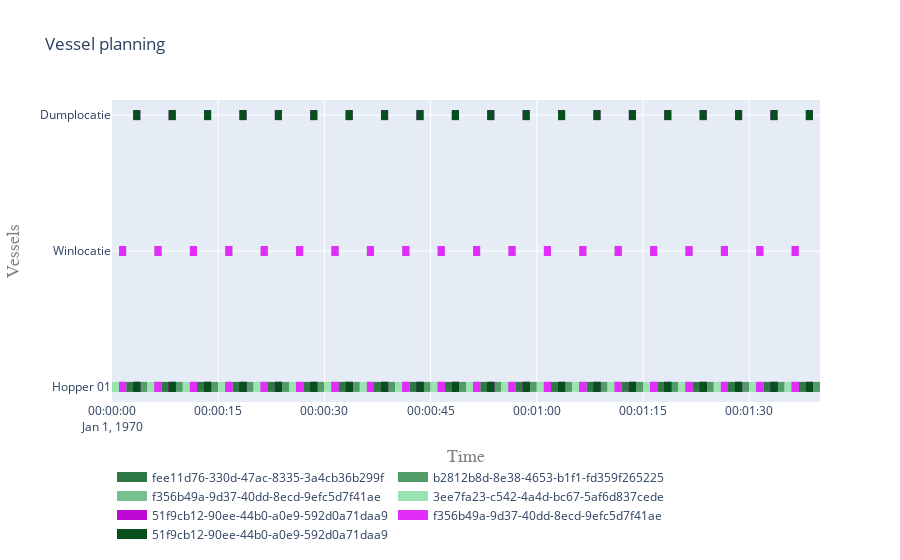

Notebook code for this chart:
### Code cell
plot.vessel_planning([hopper, from_site, to_site])

### Figure 1 — Plotly figure (JSON) as saved in the notebook; plotly's stock layout.template omitted (floating-point values rounded to 4 significant figures; data arrays with more than 128 entries replaced by an {"elided": "..."} marker saying what was removed)
{"data": [{"connectgaps": false, "hoverinfo": "y+name", "line": {"color": "rgb(46,120,69)", "width": 10}, "mode": "lines", "name": "fee11d76-330d-47ac-8335-3a4cb36b299f", "type": "scatter", "x": ["1970-01-01T00:00:02", "1970-01-01T00:00:02", "1970-01-01T00:00:03", "1970-01-01T00:00:03", "1970-01-01T00:00:03", "1970-01-01T00:00:07", "1970-01-01T00:00:07", "1970-01-01T00:00:08", "1970-01-01T00:00:08", "1970-01-01T00:00:08", "1970-01-01T00:00:12", "1970-01-01T00:00:12", "1970-01-01T00:00:13", "1970-01-01T00:00:13", "1970-01-01T00:00:13", "1970-01-01T00:00:17", "1970-01-01T00:00:17", "1970-01-01T00:00:18", "1970-01-01T00:00:18", "1970-01-01T00:00:18", "1970-01-01T00:00:22", "1970-01-01T00:00:22", "1970-01-01T00:00:23", "1970-01-01T00:00:23", "1970-01-01T00:00:23", "1970-01-01T00:00:27", "1970-01-01T00:00:27", "1970-01-01T00:00:28", "1970-01-01T00:00:28", "1970-01-01T00:00:28", "1970-01-01T00:00:32", "1970-01-01T00:00:32", "1970-01-01T00:00:33", "1970-01-01T00:00:33", "1970-01-01T00:00:33", "1970-01-01T00:00:37", "1970-01-01T00:00:37", "1970-01-01T00:00:38", "1970-01-01T00:00:38", "1970-01-01T00:00:38", "1970-01-01T00:00:42", "1970-01-01T00:00:42", "1970-01-01T00:00:43", "1970-01-01T00:00:43", "1970-01-01T00:00:43", "1970-01-01T00:00:47", "1970-01-01T00:00:47", "1970-01-01T00:00:48", "1970-01-01T00:00:48", "1970-01-01T00:00:48", "1970-01-01T00:00:52", "1970-01-01T00:00:52", "1970-01-01T00:00:53", "1970-01-01T00:00:53", "1970-01-01T00:00:53", "1970-01-01T00:00:57", "1970-01-01T00:00:57", "1970-01-01T00:00:58", "1970-01-01T00:00:58", "1970-01-01T00:00:58", "1970-01-01T00:01:02", "1970-01-01T00:01:02", "1970-01-01T00:01:03", "1970-01-01T00:01:03", "1970-01-01T00:01:03", "1970-01-01T00:01:07", "1970-01-01T00:01:07", "1970-01-01T00:01:08", "1970-01-01T00:01:08", "1970-01-01T00:01:08", "1970-01-01T00:01:12", "1970-01-01T00:01:12", "1970-01-01T00:01:13", "1970-01-01T00:01:13", "1970-01-01T00:01:13", "1970-01-01T00:01:17", "1970-01-01T00:01:17", "1970-01-01T00:01:18", "1970-01-01T00:01:18", "1970-01-01T00:01:18", "1970-01-01T00:01:22", "1970-01-01T00:01:22", "1970-01-01T00:01:23", "1970-01-01T00:01:23", "1970-01-01T00:01:23", "1970-01-01T00:01:27", "1970-01-01T00:01:27", "1970-01-01T00:01:28", "1970-01-01T00:01:28", "1970-01-01T00:01:28", "1970-01-01T00:01:32", "1970-01-01T00:01:32", "1970-01-01T00:01:33", "1970-01-01T00:01:33", "1970-01-01T00:01:33", "1970-01-01T00:01:37", "1970-01-01T00:01:37", "1970-01-01T00:01:38", "1970-01-01T00:01:38", "1970-01-01T00:01:38"], "y": ["Hopper 01", "Hopper 01", "Hopper 01", "Hopper 01", null, "Hopper 01", "Hopper 01", "Hopper 01", "Hopper 01", null, "Hopper 01", "Hopper 01", "Hopper 01", "Hopper 01", null, "Hopper 01", "Hopper 01", "Hopper 01", "Hopper 01", null, "Hopper 01", "Hopper 01", "Hopper 01", "Hopper 01", null, "Hopper 01", "Hopper 01", "Hopper 01", "Hopper 01", null, "Hopper 01", "Hopper 01", "Hopper 01", "Hopper 01", null, "Hopper 01", "Hopper 01", "Hopper 01", "Hopper 01", null, "Hopper 01", "Hopper 01", "Hopper 01", "Hopper 01", null, "Hopper 01", "Hopper 01", "Hopper 01", "Hopper 01", null, "Hopper 01", "Hopper 01", "Hopper 01", "Hopper 01", null, "Hopper 01", "Hopper 01", "Hopper 01", "Hopper 01", null, "Hopper 01", "Hopper 01", "Hopper 01", "Hopper 01", null, "Hopper 01", "Hopper 01", "Hopper 01", "Hopper 01", null, "Hopper 01", "Hopper 01", "Hopper 01", "Hopper 01", null, "Hopper 01", "Hopper 01", "Hopper 01", "Hopper 01", null, "Hopper 01", "Hopper 01", "Hopper 01", "Hopper 01", null, "Hopper 01", "Hopper 01", "Hopper 01", "Hopper 01", null, "Hopper 01", "Hopper 01", "Hopper 01", "Hopper 01", null, "Hopper 01", "Hopper 01", "Hopper 01", "Hopper 01", null]}, {"connectgaps": false, "hoverinfo": "y+name", "line": {"color": "rgb(82,156,105)", "width": 10}, "mode": "lines", "name": "b2812b8d-8e38-4653-b1f1-fd359f265225", "type": "scatter", "x": ["1970-01-01T00:00:04", "1970-01-01T00:00:04", "1970-01-01T00:00:05", "1970-01-01T00:00:05", "1970-01-01T00:00:05", "1970-01-01T00:00:09", "1970-01-01T00:00:09", "1970-01-01T00:00:10", "1970-01-01T00:00:10", "1970-01-01T00:00:10", "1970-01-01T00:00:14", "1970-01-01T00:00:14", "1970-01-01T00:00:15", "1970-01-01T00:00:15", "1970-01-01T00:00:15", "1970-01-01T00:00:19", "1970-01-01T00:00:19", "1970-01-01T00:00:20", "1970-01-01T00:00:20", "1970-01-01T00:00:20", "1970-01-01T00:00:24", "1970-01-01T00:00:24", "1970-01-01T00:00:25", "1970-01-01T00:00:25", "1970-01-01T00:00:25", "1970-01-01T00:00:29", "1970-01-01T00:00:29", "1970-01-01T00:00:30", "1970-01-01T00:00:30", "1970-01-01T00:00:30", "1970-01-01T00:00:34", "1970-01-01T00:00:34", "1970-01-01T00:00:35", "1970-01-01T00:00:35", "1970-01-01T00:00:35", "1970-01-01T00:00:39", "1970-01-01T00:00:39", "1970-01-01T00:00:40", "1970-01-01T00:00:40", "1970-01-01T00:00:40", "1970-01-01T00:00:44", "1970-01-01T00:00:44", "1970-01-01T00:00:45", "1970-01-01T00:00:45", "1970-01-01T00:00:45", "1970-01-01T00:00:49", "1970-01-01T00:00:49", "1970-01-01T00:00:50", "1970-01-01T00:00:50", "1970-01-01T00:00:50", "1970-01-01T00:00:54", "1970-01-01T00:00:54", "1970-01-01T00:00:55", "1970-01-01T00:00:55", "1970-01-01T00:00:55", "1970-01-01T00:00:59", "1970-01-01T00:00:59", "1970-01-01T00:01:00", "1970-01-01T00:01:00", "1970-01-01T00:01:00", "1970-01-01T00:01:04", "1970-01-01T00:01:04", "1970-01-01T00:01:05", "1970-01-01T00:01:05", "1970-01-01T00:01:05", "1970-01-01T00:01:09", "1970-01-01T00:01:09", "1970-01-01T00:01:10", "1970-01-01T00:01:10", "1970-01-01T00:01:10", "1970-01-01T00:01:14", "1970-01-01T00:01:14", "1970-01-01T00:01:15", "1970-01-01T00:01:15", "1970-01-01T00:01:15", "1970-01-01T00:01:19", "1970-01-01T00:01:19", "1970-01-01T00:01:20", "1970-01-01T00:01:20", "1970-01-01T00:01:20", "1970-01-01T00:01:24", "1970-01-01T00:01:24", "1970-01-01T00:01:25", "1970-01-01T00:01:25", "1970-01-01T00:01:25", "1970-01-01T00:01:29", "1970-01-01T00:01:29", "1970-01-01T00:01:30", "1970-01-01T00:01:30", "1970-01-01T00:01:30", "1970-01-01T00:01:34", "1970-01-01T00:01:34", "1970-01-01T00:01:35", "1970-01-01T00:01:35", "1970-01-01T00:01:35", "1970-01-01T00:01:39", "1970-01-01T00:01:39", "1970-01-01T00:01:40", "1970-01-01T00:01:40", "1970-01-01T00:01:40"], "y": ["Hopper 01", "Hopper 01", "Hopper 01", "Hopper 01", null, "Hopper 01", "Hopper 01", "Hopper 01", "Hopper 01", null, "Hopper 01", "Hopper 01", "Hopper 01", "Hopper 01", null, "Hopper 01", "Hopper 01", "Hopper 01", "Hopper 01", null, "Hopper 01", "Hopper 01", "Hopper 01", "Hopper 01", null, "Hopper 01", "Hopper 01", "Hopper 01", "Hopper 01", null, "Hopper 01", "Hopper 01", "Hopper 01", "Hopper 01", null, "Hopper 01", "Hopper 01", "Hopper 01", "Hopper 01", null, "Hopper 01", "Hopper 01", "Hopper 01", "Hopper 01", null, "Hopper 01", "Hopper 01", "Hopper 01", "Hopper 01", null, "Hopper 01", "Hopper 01", "Hopper 01", "Hopper 01", null, "Hopper 01", "Hopper 01", "Hopper 01", "Hopper 01", null, "Hopper 01", "Hopper 01", "Hopper 01", "Hopper 01", null, "Hopper 01", "Hopper 01", "Hopper 01", "Hopper 01", null, "Hopper 01", "Hopper 01", "Hopper 01", "Hopper 01", null, "Hopper 01", "Hopper 01", "Hopper 01", "Hopper 01", null, "Hopper 01", "Hopper 01", "Hopper 01", "Hopper 01", null, "Hopper 01", "Hopper 01", "Hopper 01", "Hopper 01", null, "Hopper 01", "Hopper 01", "Hopper 01", "Hopper 01", null, "Hopper 01", "Hopper 01", "Hopper 01", "Hopper 01", null]}, {"connectgaps": false, "hoverinfo": "y+name", "line": {"color": "rgb(118,192,141)", "width": 10}, "mode": "lines", "name": "f356b49a-9d37-40dd-8ecd-9efc5d7f41ae", "type": "scatter", "x": {"elided": "300 str values"}, "y": {"elided": "300 str values"}}, {"connectgaps": false, "hoverinfo": "y+name", "line": {"color": "rgb(154,228,177)", "width": 10}, "mode": "lines", "name": "3ee7fa23-c542-4a4d-bc67-5af6d837cede", "type": "scatter", "x": ["1970-01-01T00:00:00", "1970-01-01T00:00:00", "1970-01-01T00:00:01", "1970-01-01T00:00:01", "1970-01-01T00:00:01", "1970-01-01T00:00:05", "1970-01-01T00:00:05", "1970-01-01T00:00:06", "1970-01-01T00:00:06", "1970-01-01T00:00:06", "1970-01-01T00:00:10", "1970-01-01T00:00:10", "1970-01-01T00:00:11", "1970-01-01T00:00:11", "1970-01-01T00:00:11", "1970-01-01T00:00:15", "1970-01-01T00:00:15", "1970-01-01T00:00:16", "1970-01-01T00:00:16", "1970-01-01T00:00:16", "1970-01-01T00:00:20", "1970-01-01T00:00:20", "1970-01-01T00:00:21", "1970-01-01T00:00:21", "1970-01-01T00:00:21", "1970-01-01T00:00:25", "1970-01-01T00:00:25", "1970-01-01T00:00:26", "1970-01-01T00:00:26", "1970-01-01T00:00:26", "1970-01-01T00:00:30", "1970-01-01T00:00:30", "1970-01-01T00:00:31", "1970-01-01T00:00:31", "1970-01-01T00:00:31", "1970-01-01T00:00:35", "1970-01-01T00:00:35", "1970-01-01T00:00:36", "1970-01-01T00:00:36", "1970-01-01T00:00:36", "1970-01-01T00:00:40", "1970-01-01T00:00:40", "1970-01-01T00:00:41", "1970-01-01T00:00:41", "1970-01-01T00:00:41", "1970-01-01T00:00:45", "1970-01-01T00:00:45", "1970-01-01T00:00:46", "1970-01-01T00:00:46", "1970-01-01T00:00:46", "1970-01-01T00:00:50", "1970-01-01T00:00:50", "1970-01-01T00:00:51", "1970-01-01T00:00:51", "1970-01-01T00:00:51", "1970-01-01T00:00:55", "1970-01-01T00:00:55", "1970-01-01T00:00:56", "1970-01-01T00:00:56", "1970-01-01T00:00:56", "1970-01-01T00:01:00", "1970-01-01T00:01:00", "1970-01-01T00:01:01", "1970-01-01T00:01:01", "1970-01-01T00:01:01", "1970-01-01T00:01:05", "1970-01-01T00:01:05", "1970-01-01T00:01:06", "1970-01-01T00:01:06", "1970-01-01T00:01:06", "1970-01-01T00:01:10", "1970-01-01T00:01:10", "1970-01-01T00:01:11", "1970-01-01T00:01:11", "1970-01-01T00:01:11", "1970-01-01T00:01:15", "1970-01-01T00:01:15", "1970-01-01T00:01:16", "1970-01-01T00:01:16", "1970-01-01T00:01:16", "1970-01-01T00:01:20", "1970-01-01T00:01:20", "1970-01-01T00:01:21", "1970-01-01T00:01:21", "1970-01-01T00:01:21", "1970-01-01T00:01:25", "1970-01-01T00:01:25", "1970-01-01T00:01:26", "1970-01-01T00:01:26", "1970-01-01T00:01:26", "1970-01-01T00:01:30", "1970-01-01T00:01:30", "1970-01-01T00:01:31", "1970-01-01T00:01:31", "1970-01-01T00:01:31", "1970-01-01T00:01:35", "1970-01-01T00:01:35", "1970-01-01T00:01:36", "1970-01-01T00:01:36", "1970-01-01T00:01:36"], "y": ["Hopper 01", "Hopper 01", "Hopper 01", "Hopper 01", null, "Hopper 01", "Hopper 01", "Hopper 01", "Hopper 01", null, "Hopper 01", "Hopper 01", "Hopper 01", "Hopper 01", null, "Hopper 01", "Hopper 01", "Hopper 01", "Hopper 01", null, "Hopper 01", "Hopper 01", "Hopper 01", "Hopper 01", null, "Hopper 01", "Hopper 01", "Hopper 01", "Hopper 01", null, "Hopper 01", "Hopper 01", "Hopper 01", "Hopper 01", null, "Hopper 01", "Hopper 01", "Hopper 01", "Hopper 01", null, "Hopper 01", "Hopper 01", "Hopper 01", "Hopper 01", null, "Hopper 01", "Hopper 01", "Hopper 01", "Hopper 01", null, "Hopper 01", "Hopper 01", "Hopper 01", "Hopper 01", null, "Hopper 01", "Hopper 01", "Hopper 01", "Hopper 01", null, "Hopper 01", "Hopper 01", "Hopper 01", "Hopper 01", null, "Hopper 01", "Hopper 01", "Hopper 01", "Hopper 01", null, "Hopper 01", "Hopper 01", "Hopper 01", "Hopper 01", null, "Hopper 01", "Hopper 01", "Hopper 01", "Hopper 01", null, "Hopper 01", "Hopper 01", "Hopper 01", "Hopper 01", null, "Hopper 01", "Hopper 01", "Hopper 01", "Hopper 01", null, "Hopper 01", "Hopper 01", "Hopper 01", "Hopper 01", null, "Hopper 01", "Hopper 01", "Hopper 01", "Hopper 01", null]}, {"connectgaps": false, "hoverinfo": "y+name", "line": {"color": "rgb(190,8,213)", "width": 10}, "mode": "lines", "name": "51f9cb12-90ee-44b0-a0e9-592d0a71daa9", "type": "scatter", "x": {"elided": "300 str values"}, "y": {"elided": "300 str values"}}, {"connectgaps": false, "hoverinfo": "y+name", "line": {"color": "rgb(226,44,249)", "width": 10}, "mode": "lines", "name": "f356b49a-9d37-40dd-8ecd-9efc5d7f41ae", "type": "scatter", "x": {"elided": "300 str values"}, "y": {"elided": "300 str values"}}, {"connectgaps": false, "hoverinfo": "y+name", "line": {"color": "rgb(6,80,29)", "width": 10}, "mode": "lines", "name": "51f9cb12-90ee-44b0-a0e9-592d0a71daa9", "type": "scatter", "x": {"elided": "300 str values"}, "y": {"elided": "300 str values"}}], "layout": {"hovermode": "closest", "legend": {"orientation": "h", "x": 0, "y": -0.2}, "title": {"text": "Vessel planning"}, "xaxis": {"range": ["1970-01-01T00:00:00", "1970-01-01T00:01:40"], "title": {"font": {"color": "#7f7f7f", "family": "Courier New, monospace", "size": 18}, "text": "Time"}}, "yaxis": {"title": {"font": {"color": "#7f7f7f", "family": "Courier New, monospace", "size": 18}, "text": "Vessels"}}}}
